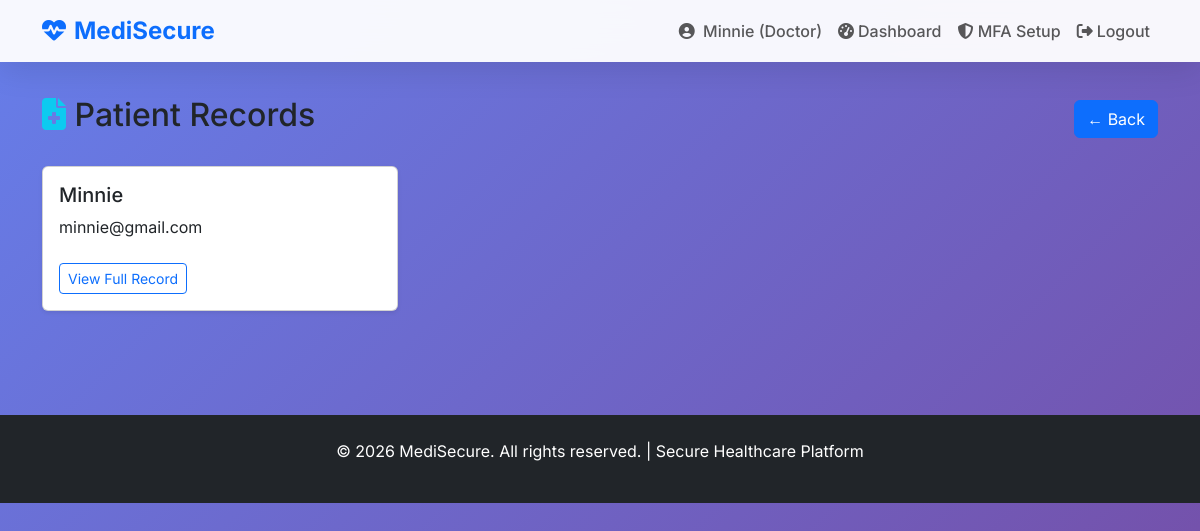
The page /doctor/records (signed in) on the database its author committed.
### app.py (models this page shows, shortened)
class User(UserMixin, db.Model):
    id = db.Column(db.Integer, primary_key=True)
    full_name = db.Column(db.String(100), nullable=False)
    email = db.Column(db.String(120), unique=True, nullable=False)
    password_hash = db.Column(db.String(255), nullable=False)
    mfa_secret = db.Column(db.String(32), nullable=True)
    mfa_enabled = db.Column(db.Boolean, default=False)
    role = db.Column(db.String(20), default='patient')  # 'admin', 'doctor', 'patient'
    specialty = db.Column(db.String(50), nullable=True)

### app.py (the view)
@app.route('/doctor/records')
@login_required
def doctor_records():
    if current_user.role != 'doctor':
        flash('Doctor access only!', 'danger')
        return redirect(url_for('home'))
    patients = db.session.query(User).join(Appointment).filter(
        Appointment.doctor_id == current_user.id
    ).distinct().all()
    return render_template('doctor_records.html', patients=patients)

### app.py (called while the page is built)
@login_manager.user_loader
@login_manager.user_loader
def load_user(user_id):
    return User.query.get(int(user_id))

### templates/doctor_records.html (shortened to what this page needs)
{% extends "base.html" %}
{% block content %}
<div class="container mt-5">
    <div class="d-flex justify-content-between align-items-center mb-4">
        <h2><i class="fas fa-file-medical text-info"></i> Patient Records</h2>
        <a href="{{ url_for('doctor_dashboard') }}" class="btn btn-primary">← Back</a>
    </div>
    {% if patients %}
    <div class="row">
        {% for patient in patients %}
        <div class="col-md-6 col-lg-4 mb-4">
            <div class="card h-100 shadow-sm">
                <div class="card-body">
                    <h5 class="card-title">{{ patient.full_name }}</h5>
                    <p class="card-text">{{ patient.email }}</p>
                    <a href="#" class="btn btn-sm btn-outline-primary mt-2">View Full Record</a>
                </div>
            </div>
        </div>
        {% endfor %}
    </div>
    {% else %}
    <div class="text-center py-5">
        <i class="fas fa-users-slash fa-3x text-muted mb-3"></i>
        <h4>No patient records yet</h4>
    </div>
    {% endif %}
</div>
{% endblock %}

### templates/base.html (shortened to what this page needs)
<!DOCTYPE html>
<html lang="en">
<head>
    <link href="https://cdn.jsdelivr.net/npm/bootstrap@5.3.3/dist/css/bootstrap.min.css" rel="stylesheet">
    <link href="https://cdnjs.cloudflare.com/ajax/libs/font-awesome/6.5.1/css/all.min.css" rel="stylesheet">
</head>
<body>
    <nav class="navbar navbar-expand-lg navbar-light fixed-top">
        <div class="container">
            <a class="navbar-brand text-primary" href="{{ url_for('home') }}">
                <i class="fas fa-heartbeat me-2"></i>MediSecure
            </a>
            <div class="collapse navbar-collapse" id="navbarNav">
                <ul class="navbar-nav ms-auto">
                    {% if current_user.is_authenticated %}
                        <li class="nav-item">
                            <span class="nav-link">
                                <i class="fas fa-user-circle me-1"></i>
                                {{ current_user.full_name }} ({{ current_user.role.title() }})
                            </span>
                        </li>
                        <li class="nav-item">
                            <a class="nav-link" href="{{ url_for('dashboard') }}">
                                <i class="fas fa-tachometer-alt me-1"></i>Dashboard
                            </a>
                        </li>
                        <a href="{{ url_for('mfa_setup') }}" class="nav-link">
                            <i class="fas fa-shield-alt"></i> MFA Setup
                        </a>
                        <li class="nav-item">
                            <a class="nav-link" href="{{ url_for('logout') }}">
                                <i class="fas fa-sign-out-alt me-1"></i>Logout
                            </a>
                        </li>
                    {% endif %}
                </ul>
            </div>
        </div>
    </nav>
    <main class="pt-5">
        <div class="container-fluid">
            {% block content %}{% endblock %}
        </div>
    </main>
    <footer class="bg-dark text-white text-center py-4 mt-5">
        <p>&copy; 2026 MediSecure. All rights reserved. | Secure Healthcare Platform</p>
    </footer>
</body>
</html>

### templates/base.html (style rules this page uses)
* { font-family: 'Inter', sans-serif; }
body { background: linear-gradient(135deg, #667eea 0%, #764ba2 100%); min-height: 100vh; margin: 0; }
.navbar { background: rgba(255,255,255,0.95) !important; backdrop-filter: blur(20px); box-shadow: 0 8px 32px rgba(0,0,0,0.1); }
.navbar-brand { font-weight: 700; font-size: 1.5rem; }
.navbar-nav .nav-link { font-weight: 500; }
main { padding: 2rem 0; }

### rows shown on the page
User: full_name "Minnie", role "Doctor", email "minnie@gmail.com"
